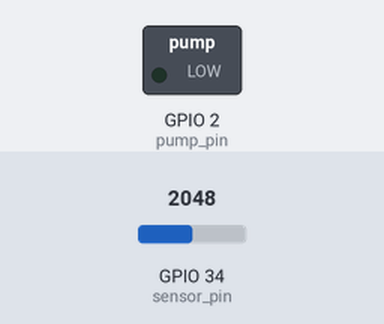
A sketch run on a simulated ESP32. Parts: switched loads named in the sketch (green lamp = pin HIGH). Inputs (shaded band) come from the test bench; at power-on: GPIO 34 (sensor_pin) = 2048. WiFi joins after 1.5 s; servers stay silent unless stated; what the sketch prints to the serial monitor is not drawn.

Above: at 3.0 s.
3.1 s: GPIO 34 (sensor_pin) set to 1977
At 3.4 s:
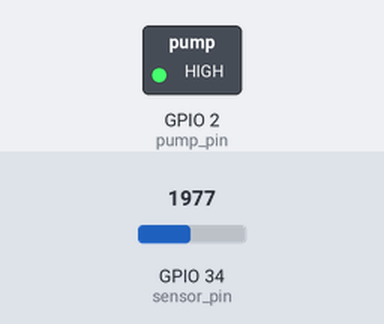
4.6 s: GPIO 34 (sensor_pin) set to 2866
At 5.7 s:
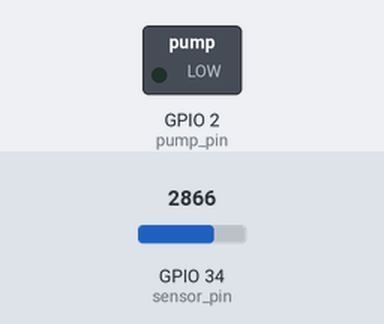
6.1 s: GPIO 34 (sensor_pin) set to 2047
At 6.9 s:
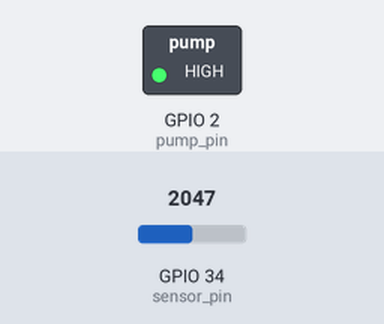
Timing chart, 0 to 9.1 s (numbered marks = the images above; inputs shaded):
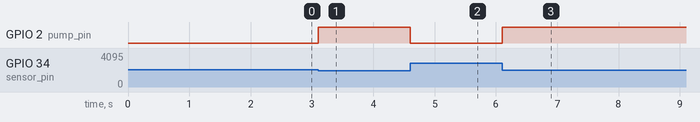

Measured:
- the behaviour switches between 2048 and 2047 on GPIO 34 (sensor_pin) (found by bisection; images 0 and 1)
- after the input at 3.1 s, GPIO 2 (pump_pin): LOW → HIGH at once
- after the input at 4.6 s, GPIO 2 (pump_pin): HIGH → LOW at once
- after the input at 6.1 s, GPIO 2 (pump_pin): LOW → HIGH at once

The sketch:

Project.ino
```cpp
#define BLYNK_TEMPLATE_ID "TMPL68xrbh8me"
#define BLYNK_TEMPLATE_NAME "Embedded Lab"
#define BLYNK_AUTH_TOKEN "sw-HWJFo3qyKe98jpGkOuHRlnQ5qn-NM"

#define BLYNK_PRINT Serial
#include <WiFi.h>
#include <WiFiClient.h>
#include <BlynkSimpleEsp32.h>

int _moisture, sensor_analog;
const int sensor_pin = 34;
const int pump_pin = 2;
int pumpStatus = 0;

char ssid[] = "usman";
char pass[] = "12345678";

BlynkTimer timer;

void myTimerEvent() {
  Blynk.virtualWrite(V0, _moisture);
  Blynk.virtualWrite(V1, pumpStatus);
}

void setup() {
  Serial.begin(115200);
  pinMode(pump_pin, OUTPUT);
  Blynk.begin(BLYNK_AUTH_TOKEN, ssid, pass);
  timer.setInterval(1000L, myTimerEvent);
}

void loop() {
  Blynk.run();
  timer.run();

  sensor_analog = analogRead(sensor_pin);
  _moisture = (100 - ((sensor_analog / 4095.00) * 100));
  Serial.print("Moisture = ");
  Serial.print(_moisture);
  Serial.println("%");

  if (_moisture < 50) {
    digitalWrite(pump_pin, LOW);
    Serial.println("Turning on the pump!");
    pumpStatus = 1;
  } else {
    digitalWrite(pump_pin, HIGH);
    Serial.println("Moisture level is okay, pump is off.");
    pumpStatus = 0;
  }
}
```
